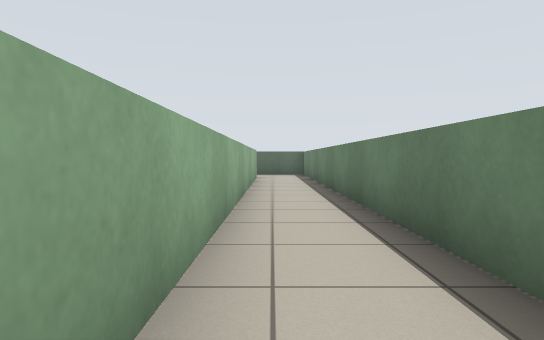
View 1 (above)

15 first-person views from a walk through a Stage world. The camera is 0.74 m above the floor, tilts 2° down and sees 75° across. Floor lines are 1 m apart. The floor is counted in squares, 1 m on a side. Each view is taken from the middle of a square. On the plan, view 1 faces up. The plan holds only what a view shows up to about 11 squares ahead; the rest is blank. Robots are left out.

View 2
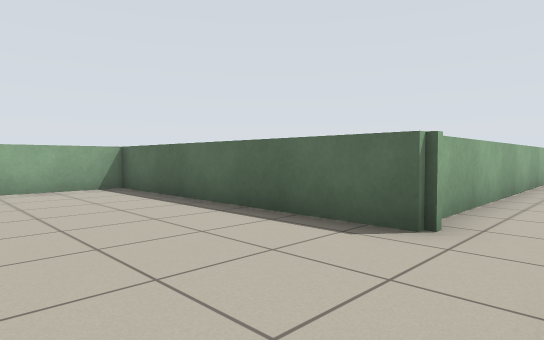

View 3
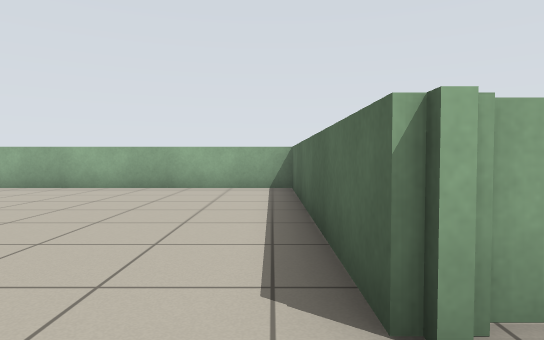

View 4
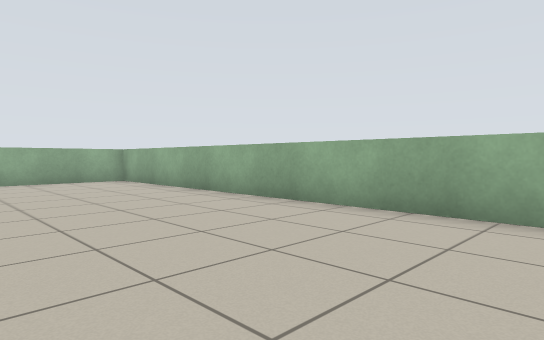

View 5
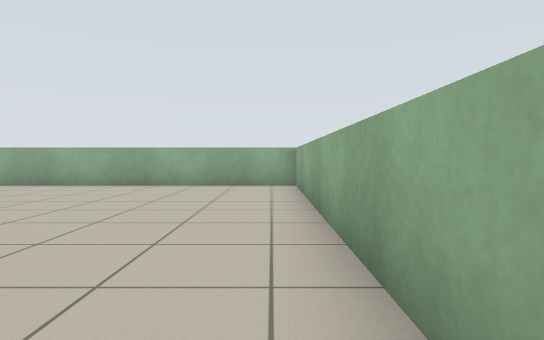

View 6
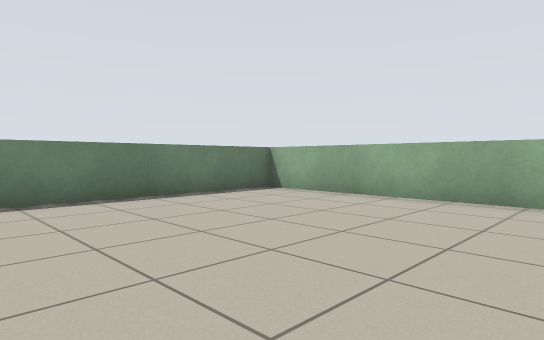

View 7
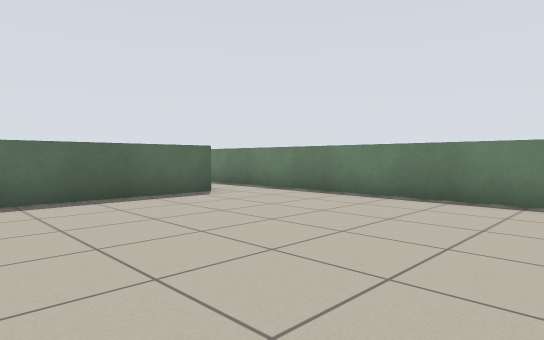

View 8
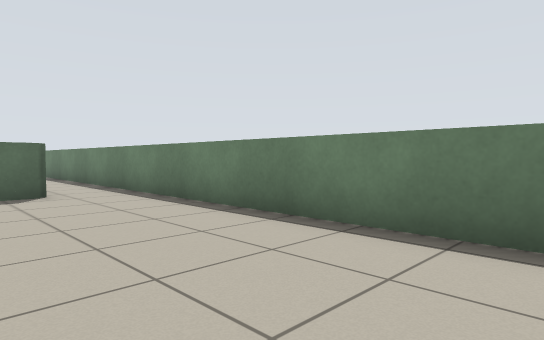

View 9
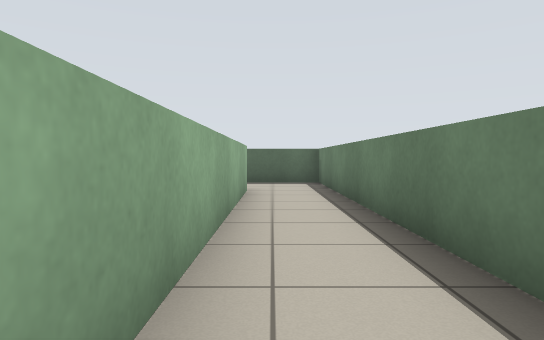

View 10
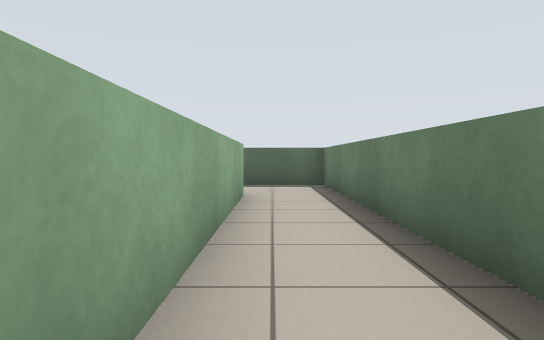

View 11
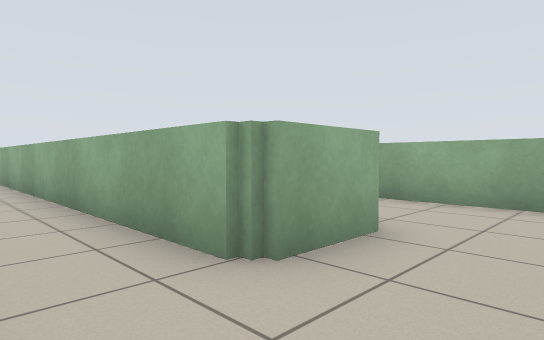

View 12
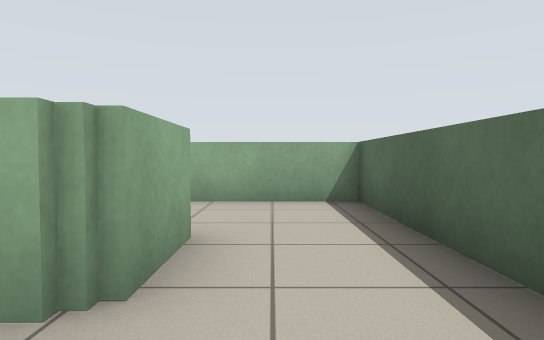

View 13
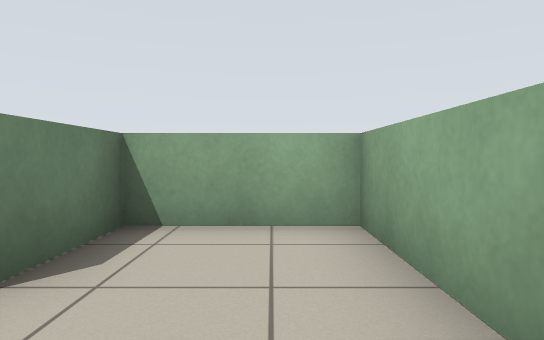

View 14
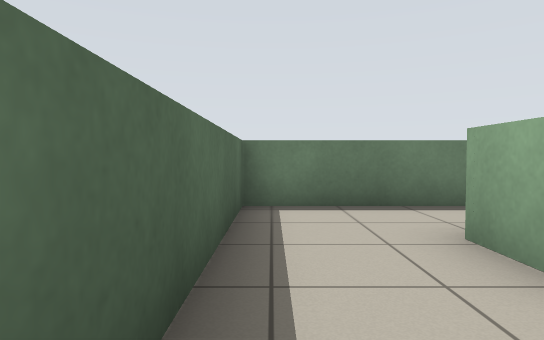

View 15
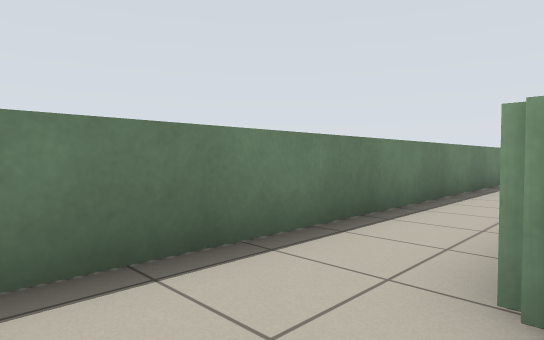

### Floor plan
Points are (right, up) in squares from view 1. A wall is a line through its corners. A room is listed if a view was taken in it or the views show most of it. See-through windows are left out.
Room 1 (views 1, 2, 3, 4, 5, 6, 7, 8, 9, 10, 11, 12)
walls: (-0.2, -0.5) (-7.6, -0.5) (-7.6, -13.3) (1.4, -13.3) (1.4, 15.4) (-0.6, 15.4); (-0.6, 13.2) (-0.6, -0.6)
ways out: opening at (-1.5, 14.5) to room 2
Room 2 (views 13, 14, 15)
walls: (-0.6, 15.4) (-5, 15.4) (-5, 11.2) (-2.4, 11.2) (-2.4, 13.2) (-0.6, 13.2)
ways out: opening at (-1.5, 14.5) to room 1

Positions as (right, up) in squares from view 1, and headings:
1: (0, 0), facing up
2: (1, -4), facing up-left
3: (1, -1), facing left
4: (-3, -2), facing down-left
5: (-7, -4), facing down
6: (-5, -7), facing down-right
7: (-5, -7), facing up-right
8: (-2, -8), facing up-right
9: (0, 5), facing up
10: (0, 6), facing up
11: (1, 15), facing down-left
12: (1, 14), facing left
13: (-4, 15), facing down
14: (-4, 15), facing right
15: (-1, 15), facing down-right
